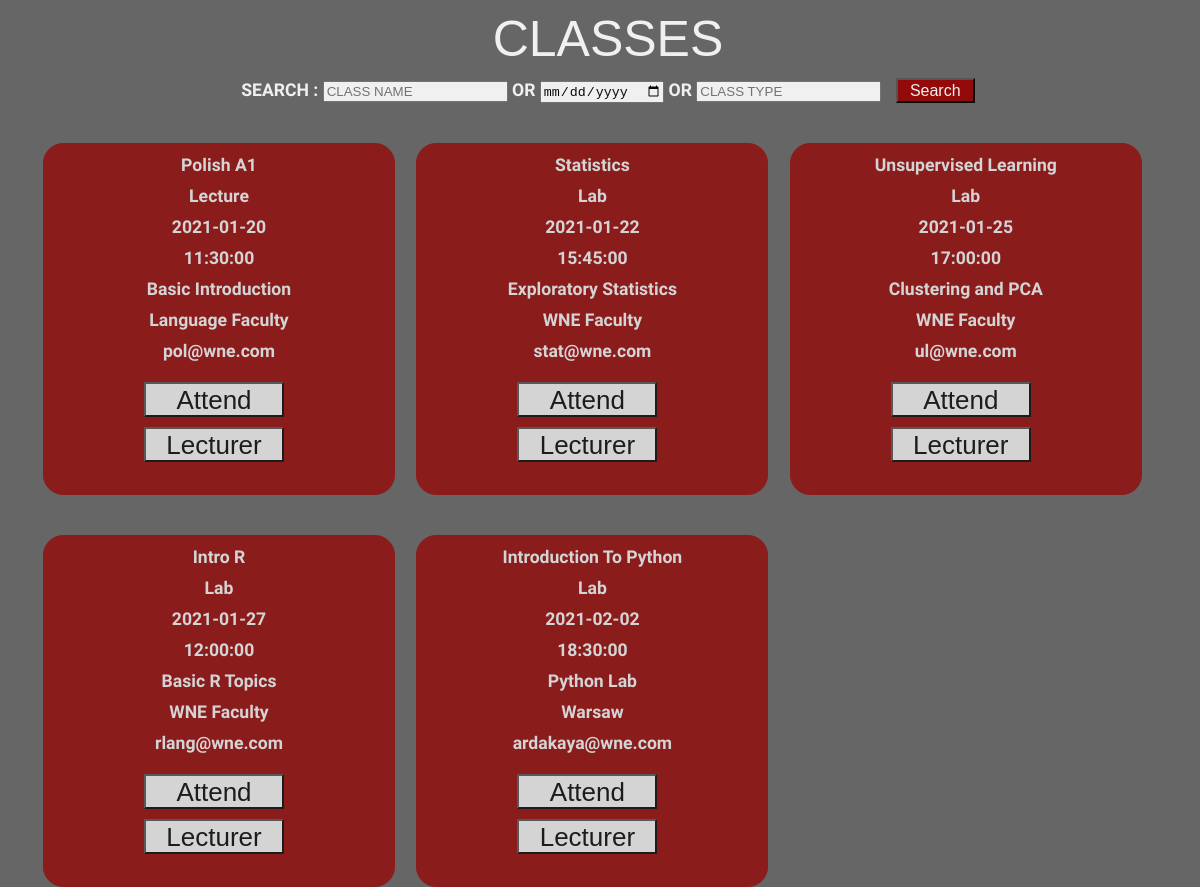
The app's page /home, older data.
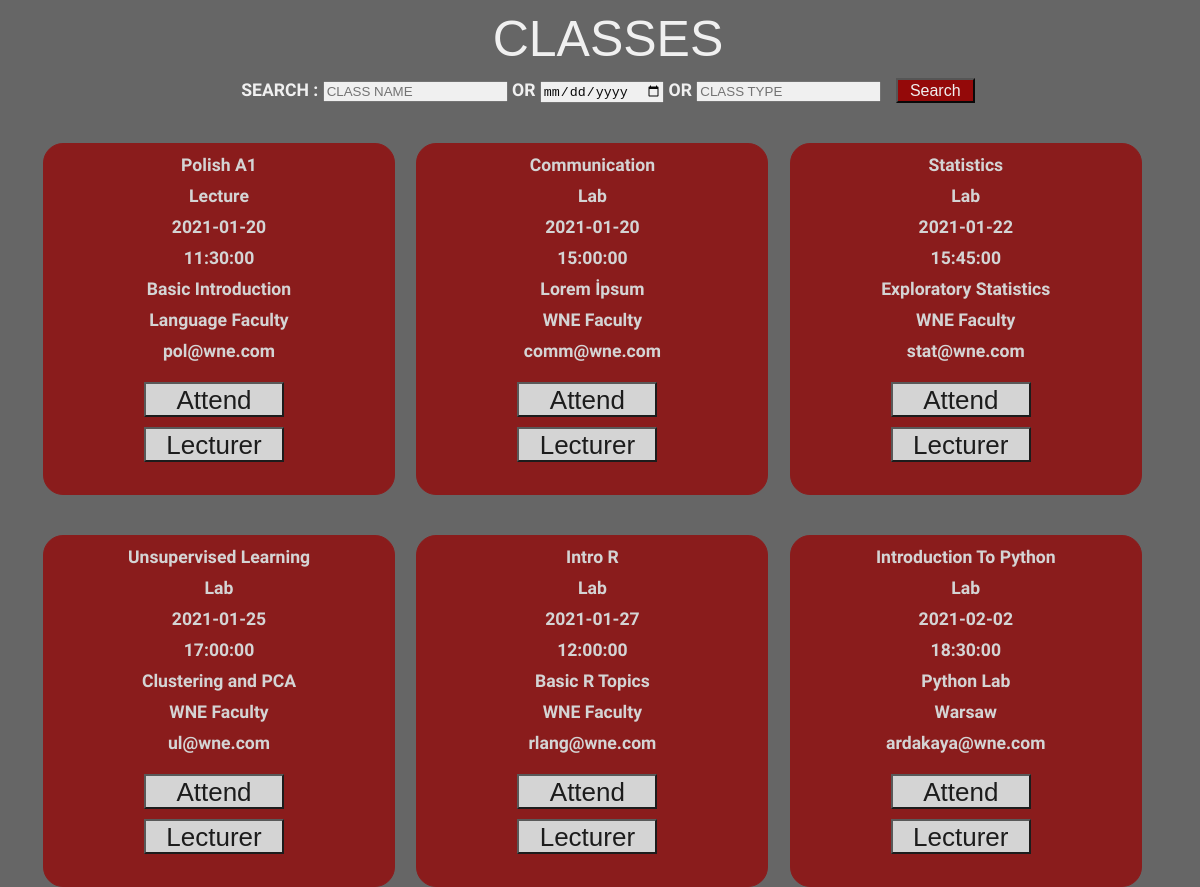
The same page, newer data.
### tables this page shows
CREATE TABLE "classes" (
	"event_id"	integer NOT NULL UNIQUE,
	"class_title"	varchar(20) NOT NULL,
	"class_type"	varchar(20) NOT NULL,
	"class_data"	date NOT NULL,
	"class_time"	time NOT NULL,
	"info"	varchar(200),
	"location"	varchar(50) NOT NULL,
	"contact"	integer NOT NULL,
	PRIMARY KEY("event_id")
);

### app.py (the view)
@app.route('/home')
def home():
	with sqlite3.connect(db) as conn:
		cur = conn.cursor()
		cur.execute("SELECT * FROM classes ORDER BY class_data")
		events = cur.fetchall()
	session['logged_out']= 1
	return render_template('home.html',events = events)

### templates/home.html (shortened to what this page needs)
<!DOCTYPE html>
<html>
<head>
</head>
<body>
	<div class="container">
		<center><p style="font-family: sans-serif; font-size: 50px; font-weight: normal;position: sticky;margin-top: -100px;margin: 10px; z-index: 1000;">CLASSES</p></center>
		{% if events %}
			<div class="wrapper">
				<form action="{{url_for('search')}}" method="POST" style="text-align: center;">
					<label for="searchbyname">SEARCH : </label><input type="text" name="searchbyname" placeholder="CLASS NAME">
					<span> OR </span>
					<input type="date" name="searchbydate">
					<span> OR </span>
					<input type="text" name="searchbytype" placeholder="CLASS TYPE">
					<input type="submit" name="submit" value = "Search" class="btn-small">
				</form>
			{% for event in events %}
				<div class = "event-card">
					<form action="{{url_for('seats')}}" method="POST">
					<p>{{event[1]}}</p>
					<p>{{event[2]}}</p>
					<p>{{event[3]}}</p>
					<p>{{event[4]}}</p>
					<p>{{event[5]}}</p>
					<p>{{event[6]}}</p>
					<p>{{event[7]}}</p>
						<input type="submit" name="Submit" value="Attend" class="btn">
					</form>
					<form action="{{url_for('performer')}}" method="POST">
						<input type="submit" name="Submit" value="Lecturer" class="btn">
					</form>
				</div>
			{% endfor%}
		{% else %}
			<h1>No events sorry!</h1>
		{% endif %}
</div>
</body>
</html>

### templates/home.html (style rules this page uses)
body { font-family: 'Quicksand', sans-serif; font-size: 110%; font-weight: bold; color: white; background-image: url('static/Images/background.jpg'); background-color: rgba(0,0,0,0.6); background-blend-mode: overlay; opacity: 0.9; background-size: cover; }
.container { padding-right: 15px; padding-left: 15px; margin-right: auto; margin-left: auto; }
@media (min-width: 768px) { .container { width: 750px; } }
@media (min-width: 992px) { .container { width: 970px; } }
@media (min-width: 1200px) { .container { width: 1170px; } }
.event-card { border:1px solid #990000; margin-top: 40px; margin-right: 17px; height: 350px; width: 350px; text-align: center; border-radius:20px; background-color: #990000; display: inline-block; opacity: 0.8; transition-duration: 0.3s; }
p { margin:11px; }
.wrapper { margin: 0 auto; margin-top: -10px; padding: 0px 20px; height: 500px; }
.btn-small { font-size: 16px; background-color: #990000; color: white; height: 25px; width: 7%; margin:0 auto; margin-top: 10px; margin-left: 10px; opacity: 1; transition-duration: 0.3s; display: inline-block; }
.btn { font-size: 26px; background-color: white; height: 35px; width: 40%; margin:0 auto; margin-top: 10px; margin-right: 10px; opacity: 1.5; transition-duration: 0.3s; display: inline-block; }

Row changes from the older to the newer data that the page shows:
added classes: class_title "Communication", class_type "Lab", class_data "2021-01-20", class_time "15:00:00", info "Lorem İpsum", location "WNE Faculty", contact "comm@wne.com"
